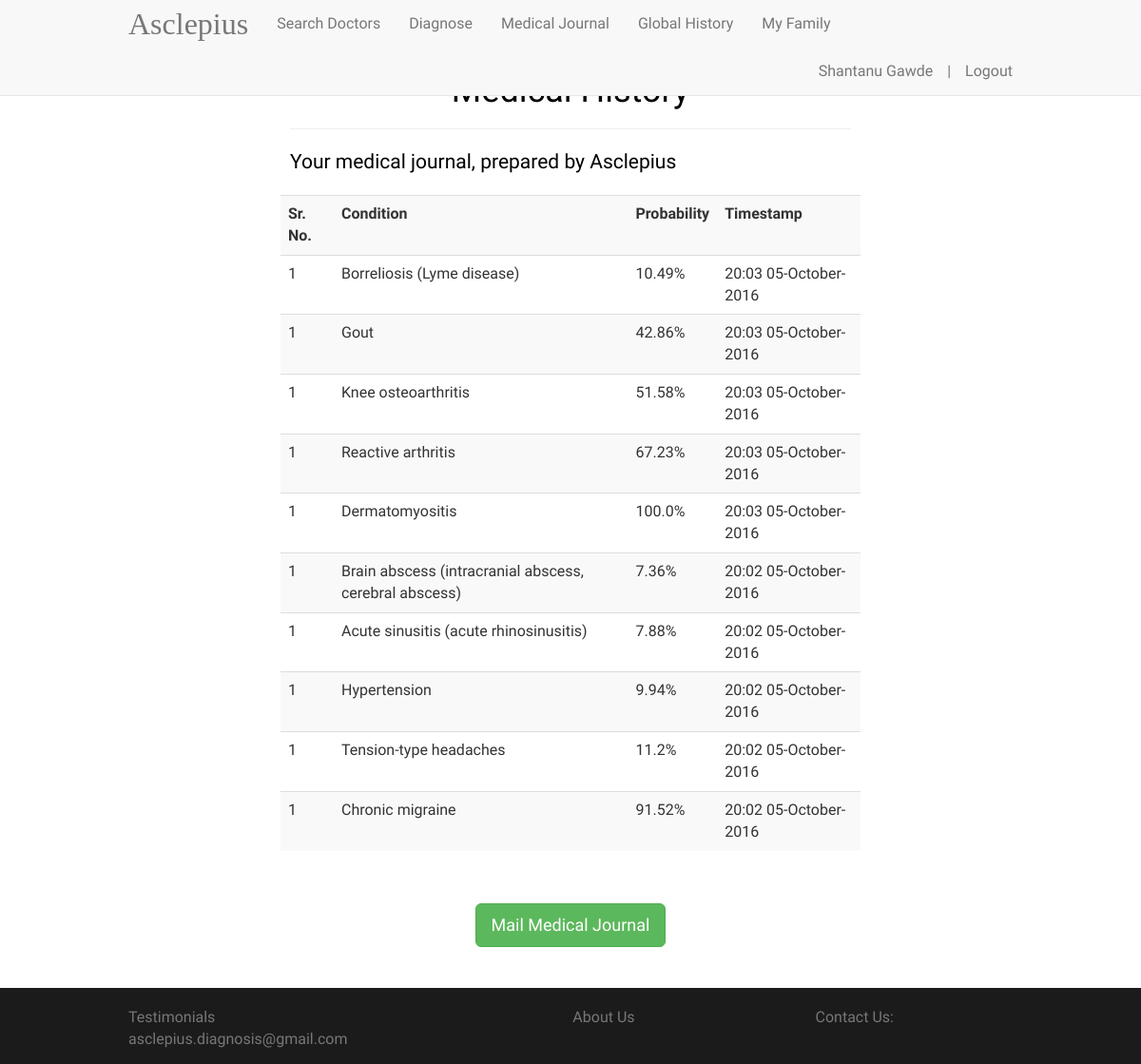
Page /conditionhistory (signed in) on the earlier database version.
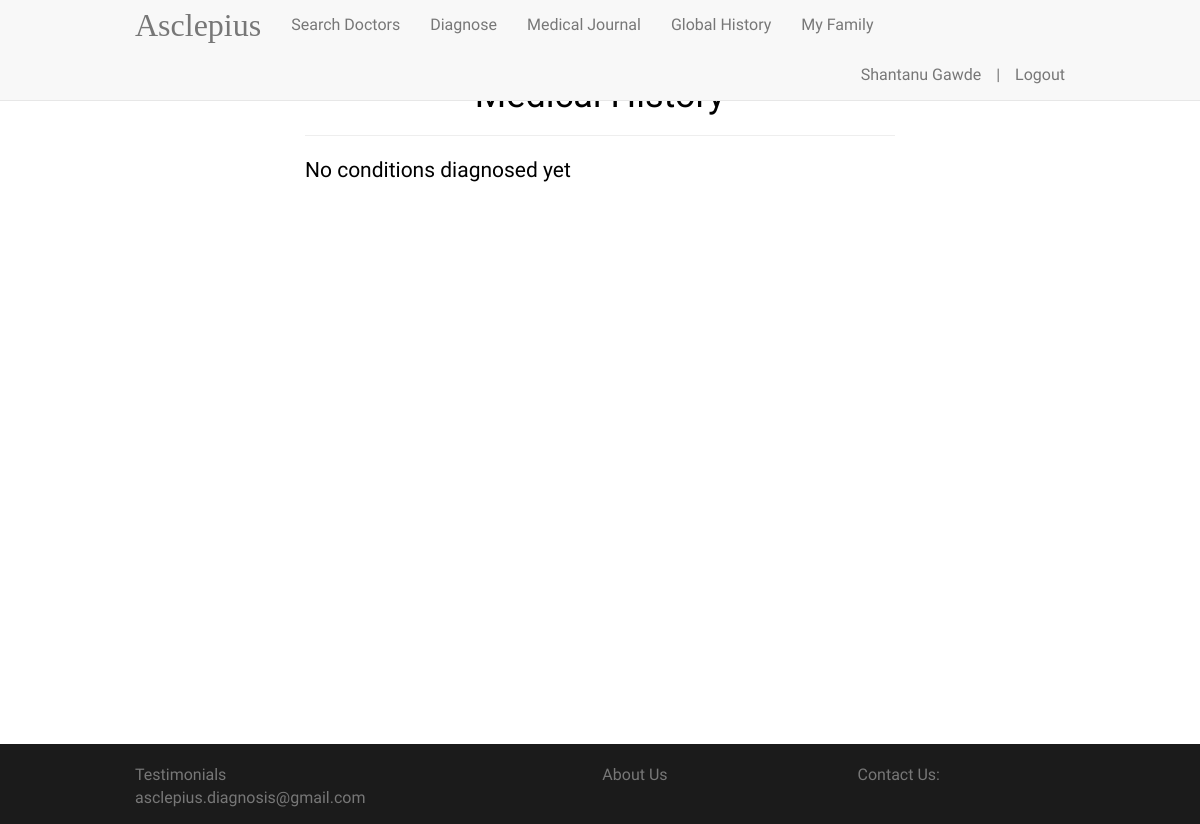
Same page on the later database version.
### app/models.py (models this page shows, shortened)
class User(UserMixin, db.Model):
    __tablename__ = 'users'
    id = db.Column(db.Integer, primary_key=True)
    name = db.Column(db.String(120))
    age = db.Column(db.Integer)
    email = db.Column(db.String(120), unique=True, index=True)
    gender = db.Column(db.String(120))
    locality = db.Column(db.String(120))
    risks = db.relationship('Risk',
                            secondary=riskuser,
                            backref=db.backref('users', lazy='dynamic'),
                            lazy='dynamic')
    mylog = db.relationship('UserConditionHistory', backref=db.backref('users'), order_by='desc(UserConditionHistory.timestamp)')
    password_hash = db.Column(db.String(128))
    family_id = db.Column(db.Integer, default=0)
    @property
    def password(self):
        raise AttributeError('password is not a readable attribute')
    def get_conditionlog(self):
        return self.mylog

class UserConditionHistory(db.Model):
    __tablename__ = 'userconditionhistory'
    id = db.Column(db.Integer, primary_key=True)
    user_id = db.Column(db.Integer, db.ForeignKey('users.id'))
    condition_id = db.Column(db.String, db.ForeignKey('conditions.id'))
    timestamp = db.Column(db.DateTime)
    probability = db.Column(db.Float)
    logged_condition = db.relationship('Condition', backref=db.backref('conditions'))

class Condition(db.Model):
    __tablename__ = 'conditions'
    id = db.Column(db.String(30), primary_key=True)
    name = db.Column(db.String(360))
    symptoms = db.relationship('Symptom',
                               secondary=globalhistory,
                               backref=db.backref('conditions', lazy='dynamic'),
                               lazy='dynamic')

### app/views.py (the view, shortened to what this page needs)
@app.route('/conditionhistory', methods=['GET', 'POST'])
@login_required
def conditionhistory():
    form = ConditionHistoryForm()
    g.mymessage = ""
    return render_template('conditionhistory.html', conditions=g.user.get_conditionlog(), form=form)

### app/forms.py
class ConditionHistoryForm(Form):
    cond = HiddenField('cond')

### app/models.py (called while the page is built)
@login_manager.user_loader
def load_user(user_id):
    return User.query.get(int(user_id))

### app/views.py (called while the page is built)
@app.before_request
def before_request():
    g.user = current_user

### app/templates/conditionhistory.html (shortened to what this page needs)
{% extends "base.html" %}
{% block content %}
<div class="container" style="padding-top: 3%; display: none">
     <form action="" method="post" name="conditionhistory">
    <div class="col-md-8 col-md-offset-2" style="color: black">
        <div class="page-header">
            <h1 style="text-align: center">Medical History</h1>
        </div>
        {% if conditions|length > 0 %}
        <p class="lead" style="margin-top: 20px">Your medical journal, prepared by Asclepius</p>
        {% else %}
        <p class="lead" style="margin-top: 20px">No conditions diagnosed yet</p>
        {% endif %}
    </div>
    <div class="row">
        <div class="col-md-8 col-md-offset-2" style="padding-bottom:20px">
            {% if conditions|length > 0 %}
            <table class="table table-striped table-hover">
                {% set count = 1 %}
            <tr>
                <th>Sr. No.</th>
                <th>Condition</th>
                <th>Probability</th>
                <th>Timestamp</th>
            </tr>
            {% for condition in conditions %}
                <tr>
                    <td>{{ count }}</td>
                    <td>{{ condition.logged_condition.name }}</td>
                    <td>{{ condition.probability }}%</td>
                    <td>{{ condition.timestamp.strftime('%H:%M %d-%B-%Y') }}</td>
                </tr>
                {% set count = count + 1 %}
            {% endfor %}
            </table>
            {% endif %}
        </div>
    </div>
    <div class="row" style="padding-top: 15px; margin-bottom: 40px; font-family: 'Josefin Sans', sans-serif; font-size: 16px;">
        {% if conditions|length > 0 %}
            <div align="center">
                    <input type="submit" class="btn btn-success btn-lg" value="Mail Medical Journal">
            </div>
        {% endif %}
    </div>
    </form>
</div>
{% endblock %}

### app/templates/base.html (shortened to what this page needs)
<!DOCTYPE html>
<html lang="en">
<head>
    <link rel="stylesheet" href="{{ url_for('static', filename='css/bootstrap.min.css') }}">
    <link rel="stylesheet" href="{{ url_for('static', filename='css/font-awesome.min.css') }}">
</head>
<body>
<nav class="navbar navbar-default navbar-fixed-top">
    <div class="container">
        <div class="navbar-header">
            <a class="navbar-brand" style="font-family: 'Cinzel', serif; font-size: 32px;"
               href="{{ url_for('index') }}">Asclepius</a>
        </div>
        <div class="collapse navbar-collapse" id="bs-example-navbar-collapse-1">
            {% if g.user.is_authenticated %}
            <ul class="nav navbar-nav">
                <li><a href="{{ url_for('searchdoctor') }}">Search Doctors</a></li>
                <li><a href="{{ url_for('searchphrases') }}">Diagnose</a></li>
                <li><a href="{{ url_for('conditionhistory') }}">Medical Journal</a></li>
                <li><a href="{{ url_for('globalhistory') }}">Global History</a></li>
                <li><a href="{{ url_for('family') }}">My Family</a></li>
            </ul>
            <ul class="nav navbar-nav navbar-right">
                <li><a style="padding-right:0px" disabled="disabled">{{ g.user.name }}</a></li>
                <li><a style="padding-right:0px" disabled="disabled">|</a></li>
                <li><a href="{{ url_for('logout') }}">Logout</a></li>
            </ul>
            {% endif %}
        </div>
    </div>
</nav>
{% block content %}{% endblock %}
<footer class="footer">
    <div class="container">
        <p class="text-muted"><a href="{{ url_for('testimonial') }}" style="text-decoration: inherit; color: inherit">Testimonials</a>
        <a href="{{ url_for('aboutus') }}" style="margin-left: 40%; text-decoration: inherit; color: inherit">About Us</a>
            <span style="margin-left: 20%">Contact Us: asclepius.diagnosis@gmail.com</span></p>
    </div>
</footer>
</body>
</html>

Differences in the rows shown:
removed UserConditionHistory: user "1", logged_condition.name "Borreliosis (Lyme disease)", probability "10.49", timestamp "20:03 05-October-2016"
removed UserConditionHistory: user "1", logged_condition.name "Gout", probability "42.86", timestamp "20:03 05-October-2016"
removed UserConditionHistory: user "1", logged_condition.name "Knee osteoarthritis", probability "51.58", timestamp "20:03 05-October-2016"
removed UserConditionHistory: user "1", logged_condition.name "Reactive arthritis", probability "67.23", timestamp "20:03 05-October-2016"
removed UserConditionHistory: user "1", logged_condition.name "Dermatomyositis", probability "100.0", timestamp "20:03 05-October-2016"
removed UserConditionHistory: user "1", logged_condition.name "Brain abscess (intracranial abscess, cerebral abscess)", probability "7.36", timestamp "20:02 05-October-2016"
removed UserConditionHistory: user "1", logged_condition.name "Acute sinusitis (acute rhinosinusitis)", probability "7.88", timestamp "20:02 05-October-2016"
removed UserConditionHistory: user "1", logged_condition.name "Hypertension", probability "9.94", timestamp "20:02 05-October-2016"
removed UserConditionHistory: user "1", logged_condition.name "Tension-type headaches", probability "11.2", timestamp "20:02 05-October-2016"
removed UserConditionHistory: count "1", logged_condition.name "Chronic migraine", probability "91.52", timestamp "20:02 05-October-2016"
Other differences:
form field value: "Mail Medical Journal" → (not shown)
text no longer shown: "Your medical journal, prepared by Asclepius Sr. No. Condition Probability Timestamp"
text now shown: "No conditions diagnosed yet"
